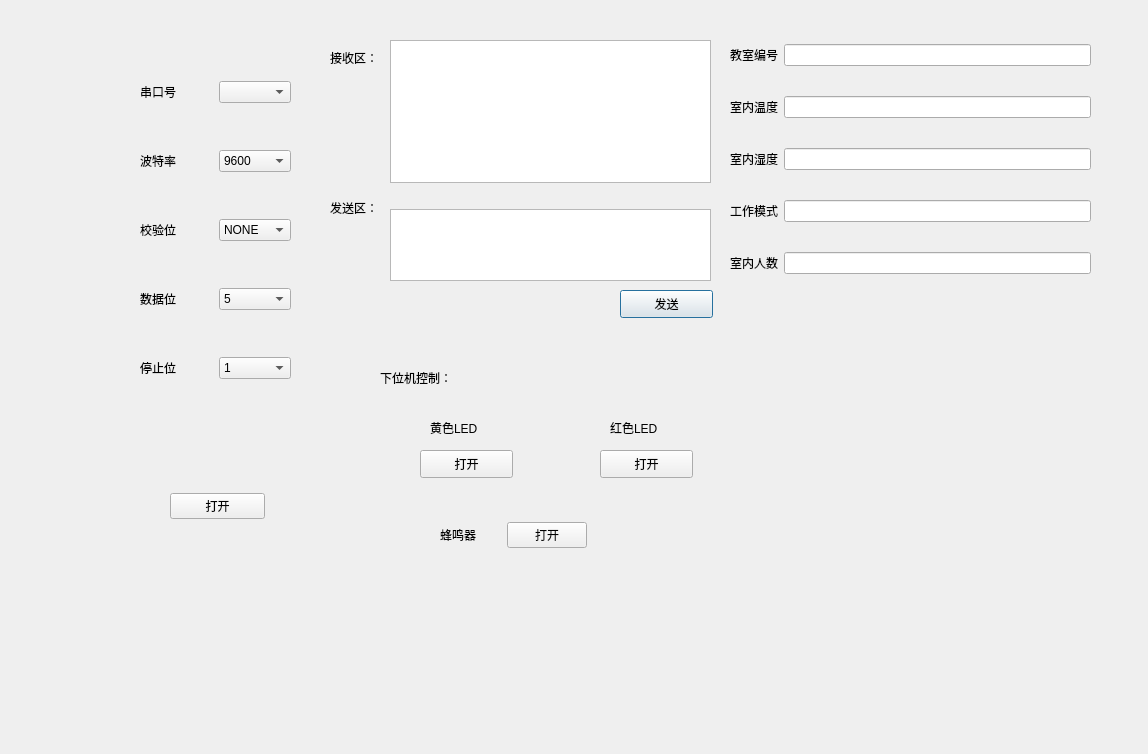
<?xml version="1.0" encoding="UTF-8"?>
<ui version="4.0">
 <class>Dialog</class>
 <widget class="QDialog" name="Dialog">
  <property name="geometry">
   <rect>
    <x>0</x>
    <y>0</y>
    <width>1148</width>
    <height>754</height>
   </rect>
  </property>
  <property name="windowTitle">
   <string>多宿舍管理系统</string>
  </property>
  <widget class="QPushButton" name="btn_send">
   <property name="geometry">
    <rect>
     <x>620</x>
     <y>290</y>
     <width>93</width>
     <height>28</height>
    </rect>
   </property>
   <property name="text">
    <string>发送</string>
   </property>
  </widget>
  <widget class="QWidget" name="layoutWidget">
   <property name="geometry">
    <rect>
     <x>140</x>
     <y>40</y>
     <width>151</width>
     <height>381</height>
    </rect>
   </property>
   <layout class="QVBoxLayout" name="verticalLayout">
    <item>
     <layout class="QHBoxLayout" name="horizontalLayout">
      <item>
       <widget class="QLabel" name="label">
        <property name="text">
         <string>串口号</string>
        </property>
       </widget>
      </item>
      <item>
       <widget class="QComboBox" name="Cboxport"/>
      </item>
     </layout>
    </item>
    <item>
     <layout class="QHBoxLayout" name="horizontalLayout_2">
      <item>
       <widget class="QLabel" name="label_2">
        <property name="text">
         <string>波特率</string>
        </property>
       </widget>
      </item>
      <item>
       <widget class="QComboBox" name="Cboxboudrate">
        <item>
         <property name="text">
          <string>9600</string>
         </property>
        </item>
        <item>
         <property name="text">
          <string>115200</string>
         </property>
        </item>
       </widget>
      </item>
     </layout>
    </item>
    <item>
     <layout class="QHBoxLayout" name="horizontalLayout_3">
      <item>
       <widget class="QLabel" name="label_3">
        <property name="text">
         <string>校验位</string>
        </property>
       </widget>
      </item>
      <item>
       <widget class="QComboBox" name="Cboxparity">
        <item>
         <property name="text">
          <string>NONE</string>
         </property>
        </item>
        <item>
         <property name="text">
          <string>ODD</string>
         </property>
        </item>
        <item>
         <property name="text">
          <string>EVEN</string>
         </property>
        </item>
        <item>
         <property name="text">
          <string>MARK</string>
         </property>
        </item>
        <item>
         <property name="text">
          <string>SPACE</string>
         </property>
        </item>
       </widget>
      </item>
     </layout>
    </item>
    <item>
     <layout class="QHBoxLayout" name="horizontalLayout_4">
      <item>
       <widget class="QLabel" name="label_4">
        <property name="text">
         <string>数据位</string>
        </property>
       </widget>
      </item>
      <item>
       <widget class="QComboBox" name="Cboxdatabits">
        <item>
         <property name="text">
          <string>5</string>
         </property>
        </item>
        <item>
         <property name="text">
          <string>6</string>
         </property>
        </item>
        <item>
         <property name="text">
          <string>7</string>
         </property>
        </item>
        <item>
         <property name="text">
          <string>8</string>
         </property>
        </item>
       </widget>
      </item>
     </layout>
    </item>
    <item>
     <layout class="QHBoxLayout" name="horizontalLayout_5">
      <item>
       <widget class="QLabel" name="label_5">
        <property name="text">
         <string>停止位</string>
        </property>
       </widget>
      </item>
      <item>
       <widget class="QComboBox" name="Cboxstopbits">
        <item>
         <property name="text">
          <string>1</string>
         </property>
        </item>
        <item>
         <property name="text">
          <string>1.5</string>
         </property>
        </item>
        <item>
         <property name="text">
          <string>2</string>
         </property>
        </item>
       </widget>
      </item>
     </layout>
    </item>
   </layout>
  </widget>
  <widget class="QWidget" name="layoutWidget">
   <property name="geometry">
    <rect>
     <x>170</x>
     <y>450</y>
     <width>95</width>
     <height>112</height>
    </rect>
   </property>
   <layout class="QVBoxLayout" name="verticalLayout_2">
    <item>
     <spacer name="verticalSpacer_3">
      <property name="orientation">
       <enum>Qt::Vertical</enum>
      </property>
      <property name="sizeHint" stdset="0">
       <size>
        <width>20</width>
        <height>40</height>
       </size>
      </property>
     </spacer>
    </item>
    <item>
     <widget class="QPushButton" name="btn_open">
      <property name="text">
       <string>打开</string>
      </property>
     </widget>
    </item>
    <item>
     <spacer name="verticalSpacer">
      <property name="orientation">
       <enum>Qt::Vertical</enum>
      </property>
      <property name="sizeHint" stdset="0">
       <size>
        <width>20</width>
        <height>40</height>
       </size>
      </property>
     </spacer>
    </item>
   </layout>
  </widget>
  <widget class="QWidget" name="layoutWidget">
   <property name="geometry">
    <rect>
     <x>390</x>
     <y>40</y>
     <width>321</width>
     <height>241</height>
    </rect>
   </property>
   <layout class="QVBoxLayout" name="verticalLayout_3">
    <item>
     <widget class="QTextEdit" name="textEdit_Recv">
      <property name="sizePolicy">
       <sizepolicy hsizetype="Expanding" vsizetype="Expanding">
        <horstretch>0</horstretch>
        <verstretch>2</verstretch>
       </sizepolicy>
      </property>
     </widget>
    </item>
    <item>
     <spacer name="verticalSpacer_2">
      <property name="orientation">
       <enum>Qt::Vertical</enum>
      </property>
      <property name="sizeHint" stdset="0">
       <size>
        <width>20</width>
        <height>20</height>
       </size>
      </property>
     </spacer>
    </item>
    <item>
     <widget class="QTextEdit" name="textEdit_send">
      <property name="sizePolicy">
       <sizepolicy hsizetype="Expanding" vsizetype="Expanding">
        <horstretch>0</horstretch>
        <verstretch>1</verstretch>
       </sizepolicy>
      </property>
     </widget>
    </item>
   </layout>
  </widget>
  <widget class="QLabel" name="label_6">
   <property name="geometry">
    <rect>
     <x>330</x>
     <y>50</y>
     <width>51</width>
     <height>16</height>
    </rect>
   </property>
   <property name="text">
    <string>接收区：</string>
   </property>
  </widget>
  <widget class="QLabel" name="label_7">
   <property name="geometry">
    <rect>
     <x>330</x>
     <y>200</y>
     <width>51</width>
     <height>16</height>
    </rect>
   </property>
   <property name="text">
    <string>发送区：</string>
   </property>
  </widget>
  <widget class="QLabel" name="label_8">
   <property name="geometry">
    <rect>
     <x>380</x>
     <y>370</y>
     <width>91</width>
     <height>16</height>
    </rect>
   </property>
   <property name="text">
    <string>下位机控制：</string>
   </property>
  </widget>
  <widget class="QPushButton" name="btn_yellow">
   <property name="geometry">
    <rect>
     <x>420</x>
     <y>450</y>
     <width>93</width>
     <height>28</height>
    </rect>
   </property>
   <property name="text">
    <string>打开</string>
   </property>
  </widget>
  <widget class="QPushButton" name="btn_red">
   <property name="geometry">
    <rect>
     <x>600</x>
     <y>450</y>
     <width>93</width>
     <height>28</height>
    </rect>
   </property>
   <property name="text">
    <string>打开</string>
   </property>
  </widget>
  <widget class="QLabel" name="label_9">
   <property name="geometry">
    <rect>
     <x>430</x>
     <y>420</y>
     <width>68</width>
     <height>15</height>
    </rect>
   </property>
   <property name="text">
    <string>黄色LED</string>
   </property>
  </widget>
  <widget class="QLabel" name="label_10">
   <property name="geometry">
    <rect>
     <x>610</x>
     <y>420</y>
     <width>68</width>
     <height>15</height>
    </rect>
   </property>
   <property name="text">
    <string>红色LED</string>
   </property>
  </widget>
  <widget class="QWidget" name="layoutWidget">
   <property name="geometry">
    <rect>
     <x>440</x>
     <y>520</y>
     <width>147</width>
     <height>30</height>
    </rect>
   </property>
   <layout class="QHBoxLayout" name="horizontalLayout_6">
    <item>
     <widget class="QLabel" name="label_11">
      <property name="text">
       <string>蜂鸣器</string>
      </property>
     </widget>
    </item>
    <item>
     <widget class="QPushButton" name="btn_bee">
      <property name="text">
       <string>打开</string>
      </property>
     </widget>
    </item>
   </layout>
  </widget>
  <widget class="QWidget" name="layoutWidget_2">
   <property name="geometry">
    <rect>
     <x>730</x>
     <y>20</y>
     <width>361</width>
     <height>281</height>
    </rect>
   </property>
   <layout class="QVBoxLayout" name="verticalLayout_4">
    <item>
     <layout class="QHBoxLayout" name="horizontalLayout_7">
      <item>
       <widget class="QLabel" name="label_12">
        <property name="text">
         <string>教室编号</string>
        </property>
       </widget>
      </item>
      <item>
       <widget class="QLineEdit" name="lineEdit"/>
      </item>
     </layout>
    </item>
    <item>
     <layout class="QHBoxLayout" name="horizontalLayout_8">
      <item>
       <widget class="QLabel" name="label_13">
        <property name="text">
         <string>室内温度</string>
        </property>
       </widget>
      </item>
      <item>
       <widget class="QLineEdit" name="line_Temp"/>
      </item>
     </layout>
    </item>
    <item>
     <layout class="QHBoxLayout" name="horizontalLayout_9">
      <item>
       <widget class="QLabel" name="label_14">
        <property name="text">
         <string>室内湿度</string>
        </property>
       </widget>
      </item>
      <item>
       <widget class="QLineEdit" name="lineEdit_3"/>
      </item>
     </layout>
    </item>
    <item>
     <layout class="QHBoxLayout" name="horizontalLayout_10">
      <item>
       <widget class="QLabel" name="label_15">
        <property name="text">
         <string>工作模式</string>
        </property>
       </widget>
      </item>
      <item>
       <widget class="QLineEdit" name="lineEdit_4"/>
      </item>
     </layout>
    </item>
    <item>
     <layout class="QHBoxLayout" name="horizontalLayout_11">
      <item>
       <widget class="QLabel" name="label_16">
        <property name="text">
         <string>室内人数</string>
        </property>
       </widget>
      </item>
      <item>
       <widget class="QLineEdit" name="lineEdit_5"/>
      </item>
     </layout>
    </item>
   </layout>
  </widget>
 </widget>
 <tabstops>
  <tabstop>btn_yellow</tabstop>
  <tabstop>Cboxport</tabstop>
  <tabstop>Cboxboudrate</tabstop>
  <tabstop>Cboxparity</tabstop>
  <tabstop>Cboxdatabits</tabstop>
  <tabstop>Cboxstopbits</tabstop>
  <tabstop>btn_open</tabstop>
  <tabstop>textEdit_Recv</tabstop>
  <tabstop>btn_red</tabstop>
  <tabstop>btn_bee</tabstop>
  <tabstop>btn_send</tabstop>
  <tabstop>textEdit_send</tabstop>
 </tabstops>
 <resources/>
 <connections/>
</ui>
